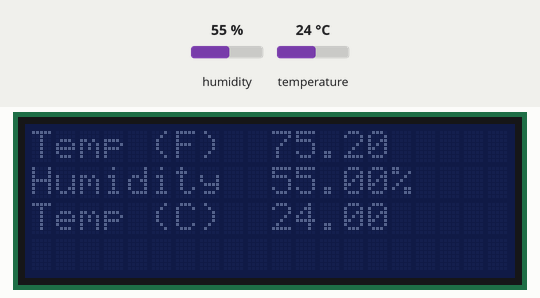
Simulated run of this sketch. Board: Arduino Uno, built with avr-gcc and run on an emulated ATmega328P. On the bench: 20×4 character LCD. Wiring (inferred from the names in the program): DHT22 sensor: data pin 2. The inputs (shaded band) are chosen by the test bench; at power-on: humidity 55 %, temperature 24 °C.

Above: at 1.2 s.
1.3 s: humidity set to 22 %
At 3.1 s:
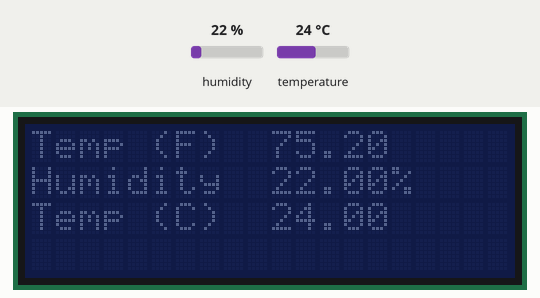
4.2 s: temperature set to 12 °C
At 5.5 s:
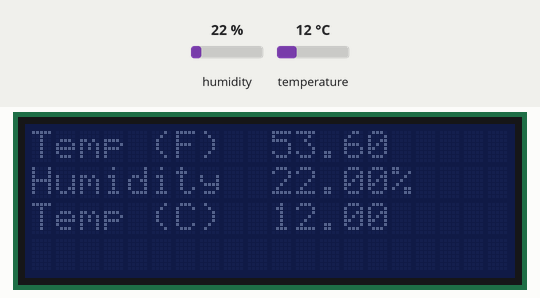
7.1 s: humidity set to 40 %
At 10.3 s:
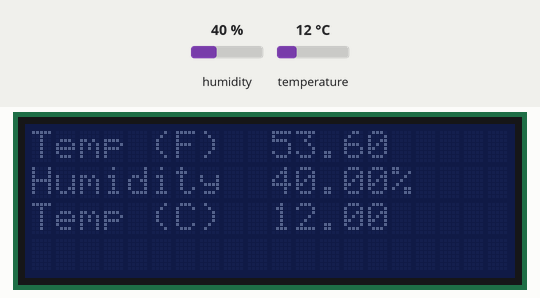
10.6 s: temperature set to 19 °C
At 11.5 s:
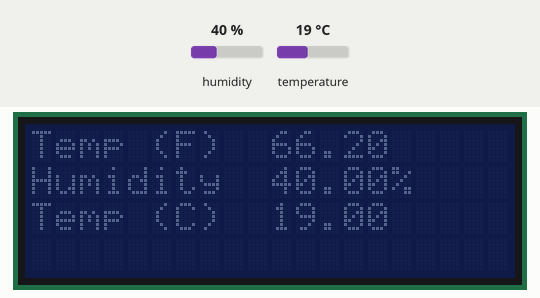
Timing chart, 0 to 13.6 s (numbered marks = the images above; inputs shaded):
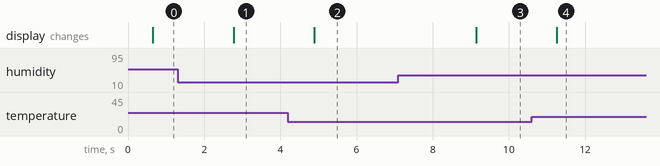

Measured:
- after the input at 1.3 s, the display: changes after 1.5 s (image 1)
- after the input at 4.2 s, the display: changes after 0.69 s (image 2)
- after the input at 7.1 s, the display: changes after 2.0 s (image 3)
- after the input at 10.6 s, the display: changes after 0.66 s (image 4)

The sketch:

lcdi2c_thermometer.ino
```cpp
#include <Wire.h>
#include <LiquidCrystal_I2C.h>
#include "DHT.h"

#define DHTPIN 2     // what pin we're connected to
#define DHTTYPE DHT22

DHT dht(DHTPIN, DHTTYPE);
LiquidCrystal_I2C lcd( 0x27, 20, 4 ); // 20 chars, 4 line
String temperature;
String humidity;
float humidRead;
float tempC;
float tempF;

void setup()
{
  lcd.init();
  lcd.print("Initializing...");
}

void loop()
{
    // Reading temperature or humidity takes about 250 milliseconds!
  // Sensor readings may also be up to 2 seconds 'old' (its a very slow sensor)
  humidRead = dht.readHumidity();
  float tempC = dht.readTemperature();
  lcd.clear();
  // check if returns are valid, if they are NaN (not a number) then something went wrong!
  if (isnan(tempC) || isnan(humidRead)) {
    lcd.print("Initializing...");
  } else {
    tempF = tempC * 1.8 + 32;
    temperature = "Temp (F)  ";
    temperature = temperature + tempF;
    humidity =    "Humidity  ";
    humidity = humidity + humidRead;
    humidity = humidity + "%";
    lcd.setCursor(0,0);
    lcd.print(temperature);
    lcd.setCursor(0,1);
    lcd.print(humidity);
    lcd.setCursor(0,2);
    temperature = "Temp (C)  ";
    temperature = temperature + tempC;
    lcd.print(temperature);

  }
  delay(500);
}
```
